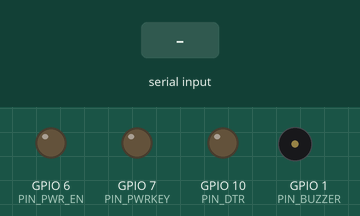
This sketch was run on a simulated ESP32-C3. Shown: output pins drawn as LEDs (lit = HIGH), buzzer (waves = sounding, pin HIGH). The test bench sets the inputs (shaded band). The modem accepts every AT command (registered, SIM ready, sends succeed) and sends nothing else; what the sketch prints to the serial monitor is not drawn.

Above: at 0.1 s.
At 1.6 s:
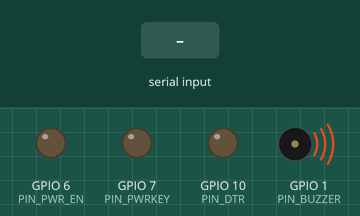
At 3.8 s:
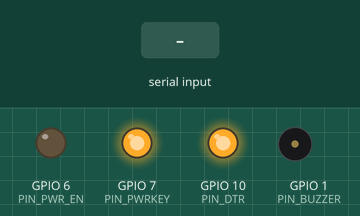
3.9 s: "OK\n" received over the second serial link
Timing chart, 0 to 12.9 s (numbered marks = the images above; inputs shaded):
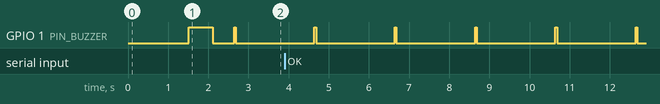

The sketch:

oldmodule_modem_test.ino
```cpp
// ============================================================================
//  구형(舊) LTE 모듈 — 모뎀 "지속 통신" 테스트  (HW팀 전달용, 2026-07-08)
// ----------------------------------------------------------------------------
//  목적: 구형 모듈이 모뎀과 "지속적으로" 통신되는지 확인.
//        안테나 없이/실내에서도 됨 — 등록/외부통신은 필요 없고, AT 응답이
//        "계속" 오는지만 봄.
//
//  해석:
//    · AT 응답이 계속 옴(무응답 0s 유지)  → 모뎀 통신 정상.
//    · 초반엔 응답하다 곧 무응답으로 전환  → 슬립 아님(AT+CSCLK=0 로 배제함)
//                                          = 전원/접점(냉납·커넥터) 문제 지목.
//
//  핀맵(구형 모듈 = TX/RX 스왑 + DTR HIGH — 실기 확인값):
//    ESP RX = GPIO4  ← 모듈 TX
//    ESP TX = GPIO2  → 모듈 RX
//    DTR    = GPIO10 (HIGH 유지)
//    PWR_EN = GPIO6  (LOW = GPS+LTE 공유 레일 ON)
//    PWRKEY = GPIO7  (idle LOW, 펄스 HIGH)
//    BUZZER = GPIO1
//    모뎀 UART 보드레이트 = 115200
//
//  빌드/플래시:
//    Arduino IDE: 보드 "ESP32C3 Dev Module", "USB CDC On Boot: Enabled" 선택 후 업로드.
//    또는 arduino-cli:
//      compile -b esp32:esp32:esp32c3:CDCOnBoot=cdc  <이 폴더>
//      upload  -b esp32:esp32:esp32c3:CDCOnBoot=cdc -p COMxx  <이 폴더>
//    시리얼 모니터 115200 bps.
//
//  부저 신호:
//    · 부팅: 길게 삐—— 1회
//    · 모뎀 응답 지속 중: 매 ping 마다 아주 짧게 "틱" 1회(하트비트)
//    · 무응답 5초 이상: 길게 삐—— (경고) — 통신 끊김을 소리로 인지
// ============================================================================

#include <Arduino.h>
#include <HardwareSerial.h>

// ── 핀맵 (구형 모듈: 스왑 + DTR HIGH) ──
#define PIN_LTE_RX   4       // ESP RX ← 모듈 TX
#define PIN_LTE_TX   2       // ESP TX → 모듈 RX
#define PIN_DTR      10
#define PIN_PWR_EN   6       // LOW = 레일 ON
#define PIN_PWRKEY   7
#define PIN_BUZZER   1
#define LTE_BAUD     115200

// ★ PWRKEY 극성 — 신 모듈=0 (idle LOW/pulse HIGH). 구 모듈=1 (idle HIGH/pulse LOW).
//   (2026-07-08) 구모듈 03_5 자동탐지 결과 = 구모듈은 INVERT 필요. 틀리면 PWRKEY 를 잘못된
//   레벨로 붙잡아 SIM7080 이 장기 press 로 인식 → 전원 on/off 오락가락(리부트)/불안정.
#define PWRKEY_INVERT 1

static HardwareSerial modem(1);   // UART1
static String   lastResp;
static uint32_t okCount = 0, toCount = 0;
static uint32_t lastOkMs = 0, bootMs = 0;

// AT 트랜잭션: cmd 전송 후 timeoutMs 내 expect 문자열이 오면 true.
static bool sendAT(const char* cmd, const char* expect, uint32_t timeoutMs) {
  lastResp = "";
  if (cmd && *cmd) { Serial.print(F(">> ")); Serial.println(cmd); modem.print(cmd); modem.print("\r\n"); }
  uint32_t t0 = millis();
  while (millis() - t0 < timeoutMs) {
    while (modem.available()) { char c = (char)modem.read(); if (c != '\r') lastResp += c; }
    if (expect && lastResp.indexOf(expect) >= 0) { Serial.print(F("<< ")); Serial.println(lastResp); return true; }
    delay(3);
  }
  Serial.print(F("<< (timeout) ")); Serial.println(lastResp);
  return false;
}

static void beep(int count, int onMs, int gapMs) {
  for (int i = 0; i < count; i++) {
    digitalWrite(PIN_BUZZER, HIGH); delay(onMs);
    digitalWrite(PIN_BUZZER, LOW);  if (i < count - 1) delay(gapMs);
  }
}

// 모듈 생존 확인: maxMs 동안 AT 주기 송신하며 OK 대기.
static bool modemProbe(uint32_t maxMs) {
  uint32_t t0 = millis(), lastPing = 0; String r = "";
  while (millis() - t0 < maxMs) {
    if (millis() - lastPing >= 700) { modem.print("AT\r\n"); lastPing = millis(); }
    while (modem.available()) { char c = (char)modem.read(); if (c != '\r') r += c; }
    if (r.indexOf("OK") >= 0) return true;
    delay(10);
  }
  return false;
}

static void powerOnModem() {
  pinMode(PIN_PWR_EN, OUTPUT); digitalWrite(PIN_PWR_EN, LOW);    // 레일 ON
  pinMode(PIN_DTR,    OUTPUT); digitalWrite(PIN_DTR,    HIGH);   // 구모듈 DTR HIGH
  const int pkIdle  = PWRKEY_INVERT ? HIGH : LOW;    // 구모듈=HIGH idle (반전)
  const int pkPulse = PWRKEY_INVERT ? LOW  : HIGH;
  pinMode(PIN_PWRKEY, OUTPUT); digitalWrite(PIN_PWRKEY, pkIdle);   // PWRKEY idle
  delay(500);
  Serial.printf("  PWRKEY 극성: invert=%d (idle=%s, pulse=%s)\n",
    PWRKEY_INVERT, pkIdle ? "HIGH" : "LOW", pkPulse ? "HIGH" : "LOW");
  Serial.println(F("  모듈 생존 확인(3s)..."));
  if (modemProbe(3000)) { Serial.println(F("  → 이미 ON (AT OK)")); return; }
  Serial.println(F("  → 무응답 → PWRKEY 펄스로 전원 ON 시도"));
  digitalWrite(PIN_PWRKEY, pkPulse); delay(1500); digitalWrite(PIN_PWRKEY, pkIdle);   // 전원 토글 펄스
  delay(3000);   // cold boot 대기
  if (modemProbe(8000)) Serial.println(F("  → ON (AT OK)"));
  else                  Serial.println(F("  → 여전히 무응답 (전원/접점 의심)"));
}

void setup() {
  bootMs = millis();
  pinMode(PIN_BUZZER, OUTPUT); digitalWrite(PIN_BUZZER, LOW);
  Serial.begin(115200); Serial.setTxTimeoutMs(0); delay(1500);
  Serial.println();
  Serial.println(F("=== 구형 LTE 모듈 모뎀 지속통신 테스트 (HW팀) ==="));
  Serial.println(F("  핀맵: RX=GPIO4 TX=GPIO2 (스왑) / DTR=GPIO10 HIGH / PWR_EN=GPIO6 LOW"));
  Serial.println(F("  기대: AT 응답이 '지속'되면 정상. 초반만 되고 끊기면 전원/접점(냉납) 의심."));
  beep(1, 600, 0);   // 부팅 길게 1회

  modem.begin(LTE_BAUD, SERIAL_8N1, PIN_LTE_RX, PIN_LTE_TX);
  powerOnModem();

  // 초기 시퀀스 + 슬립 비활성(DTR-sleep 요인 배제)
  sendAT("AT",         "OK",    2000);
  sendAT("ATE0",       "OK",    1000);
  sendAT("AT+CSCLK=0", "OK",    1000);   // ★ 슬립 끔 — 무응답이 사라지면 슬립, 그대로면 전원/접점
  sendAT("AT+CPIN?",   "READY", 5000);   // SIM 인식 확인(안테나 없어도 됨)
  Serial.println(F("  init 완료 → 2초마다 AT ping 으로 '지속 통신' 감시 시작"));
  Serial.println(F("  (아래 [MODEM] 줄의 '무응답 Ns' 가 계속 0 이면 정상, 늘어나면 통신 끊김)"));
}

void loop() {
  static uint32_t lastPing = 0;
  uint32_t now = millis();

  if (now - lastPing >= 2000) {          // 2초마다 AT ping
    lastPing = now;
    bool ok = sendAT("AT", "OK", 1000);
    if (ok) { okCount++; lastOkMs = now; } else { toCount++; }
    uint32_t silentS = lastOkMs ? (now - lastOkMs) / 1000 : (now - bootMs) / 1000;
    Serial.printf("  [MODEM] AT %s | OK=%lu timeout=%lu | 무응답 %lus\n",
      ok ? "응답O" : "무응답--", (unsigned long)okCount, (unsigned long)toCount, (unsigned long)silentS);
    if (ok)                 beep(1, 40, 0);    // 하트비트(짧은 틱)
    else if (silentS >= 5)  beep(1, 500, 0);   // 무응답 경고(긴 삐)
  }
}
```

Measured:
- by itself, GPIO 1 (PIN_BUZZER): alternates HIGH for 0.04 s and LOW for 2.0 s
